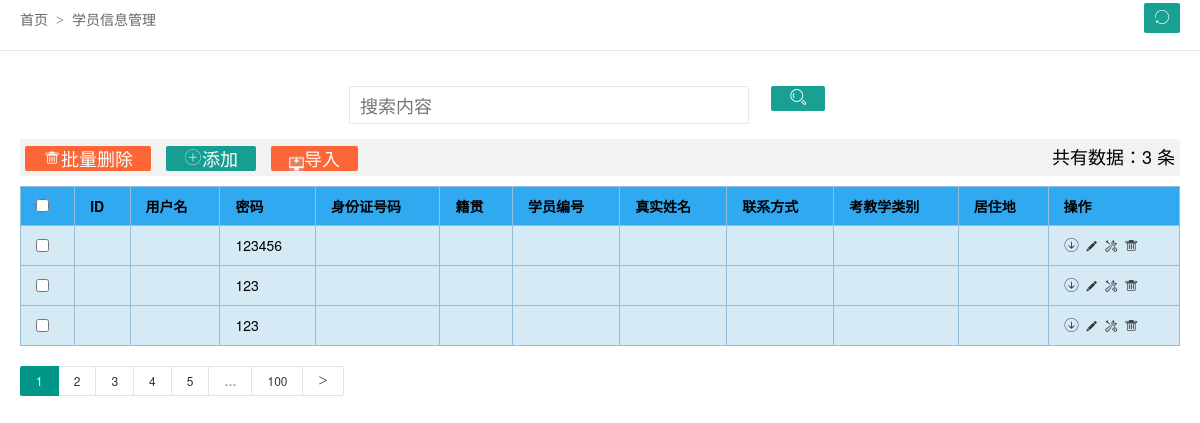
Page /lll/Project/new/User_management.php on the committed database.
### tables this page shows
CREATE TABLE `user` (
  `id` int(11) NOT NULL AUTO_INCREMENT,
  `name` varchar(255) NOT NULL,
  `password` varchar(255) NOT NULL,
  PRIMARY KEY (`id`)
);

### lll/Project/new/User_management.php (the view, shortened to what this page needs)
<?php
$mysqli  = new mysqli("localhost","root","sise","test")  ;
$char="utf8";
mysqli_set_charset($mysqli,$char);
$result = $mysqli->query("select * from  user");
?>
<html>
    <head>
        <link rel="stylesheet" href="./css/x-admin.css" media="all">
    </head>
    <body>
        <div class="x-nav">
            <span class="layui-breadcrumb">
              <a><cite>首页</cite></a>
              <a><cite>学员信息管理</cite></a>
            </span>
            <a class="layui-btn layui-btn-small" style="line-height:1.6em;margin-top:3px;float:right"  href="javascript:location.replace(location.href);" title="刷新"><i class="layui-icon" style="line-height:30px">ဂ</i></a>
        </div>
        <div class="x-body">
          <form class="layui-form x-center" action="" style="width:500px">
                <div class="layui-form-pane" style="margin-top: 15px;">
                  <div class="layui-form-item">
                    <div class="layui-input-inline" style="width:400px">
                      <input type="text" name="username"  placeholder="搜索内容" autocomplete="off" class="layui-input">
                    </div>
                    <div class="layui-input-inline" style="width:80px">
                        <button class="layui-btn"  lay-submit="" lay-filter="sreach"><i class="layui-icon">&#xe615;</i></button>
                    </div>
                  </div>
                </div>
            </form>
            <xblock>
            <button class="layui-btn layui-btn-danger" onclick="delAll()"><i class="layui-icon">&#xe640;</i>批量删除</button>
            <button class="layui-btn" onclick="user_management_add('添加用户','user_management_add.html','600','500')"><i class="layui-icon">&#xe608;</i>添加</button>
            <button class="layui-btn layui-btn-danger"><i class="layui-icon"><img src="images/daoru.png" width="15" height="15"></i>导入</button>
            <span class="x-right" style="line-height:25px">共有数据：<?= $mysqli->affected_rows ?> 条</span></xblock>
            <table class="layui-table">
                <thead>
                    <tr>
                        <th>
                            <input type="checkbox" name="" value="">
                        </th>
                        <th>
                            ID
                        </th>
                        <th>
                            用户名
                        </th>
                        <th>
                            密码</th>
                        <th>
                            身份证号码</th>
                        <th>
                            籍贯
                        </th>
                        <th>
                            学员编号</th>
                        <th>
                            真实姓名
                        </th>
                        <th>
                            联系方式
                        </th>
                        <th>
                            考教学类别
                        </th>
                        <th>
                            居住地
                        </th>
                        <th>
                            操作
                        </th>
                    </tr>
                </thead>
                <tbody>
                <?PHP
                while($row=$result->fetch_array())
                {
                ?>
                    <tr>
                        <td>
                            <input type="checkbox" value="1" name="">
                        </td>
                        <td>
                        </td>
                        <td><?php echo $row["username"] ?></td>
                        <td >
                            <?php echo $row["password"] ?></td>
                        <td >
                            <?php echo $row["Pid"] ?></td>
                        <td >
                            <?php echo $row["Origo"] ?></td>
                        <td>
                        </td>
                        <td>
                        </td>
                        <td>
                        </td>
                        <td>
                        </td>
                        <td>
                        </td>
                        <td class="td-manage">
                            <a style="text-decoration:none" onclick="member_stop(this,' <?php echo $row["uid"] ?>')" href="javascript:;" title="停用">
                                <i class="layui-icon">&#xe601;</i>
                            </a>
                            <a title="信息修改" href="javascript:;" onclick="user_management_edit('用户信息修改','user_management_edit.php','4','','510')"
                            class="ml-5" style="text-decoration:none">
                                <i class="layui-icon">&#xe642;</i>
                            </a>
                            <a style="text-decoration:none"   onclick="user_management_password('名字：<?php echo $row["Sname"] ?>','user_management_password.php', <?php echo $row["uid"] ?>,'600','400')"
                            href="javascript:;"title="修改密码" >
                                <i class="layui-icon">&#xe631;</i>
                            </a>
                            <a title="删除" href="javascript:;" onclick="member_del(this,' <?php echo $row["uid"] ?>')"
                            style="text-decoration:none">
                                <i class="layui-icon">&#xe640;</i>
                            </a>
                        </td>
                    </tr>
                   <?php
                }
                ?>
                </tbody>
            </table>
            <div id="page"></div>
        </div>
        <br /><br /><br />
    </body>
</html>

### lll/Project/new/css/x-admin.css (style rules this page uses)
.x-body { padding: 20px; }
.x-nav { padding: 0 20px; position: relative; z-index: 99; border-bottom: 1px solid #e5e5e5; line-height: 50px; height: 50px; overflow: hidden; }
.x-center { text-align: center; margin: 0 auto; }
xblock { display: block; margin-bottom: 10px; padding: 5px; line-height: 22px; border-radius: 0 2px 2px 0; background-color: #f2f2f2; }
.x-right { float: right; }

### rows in the picture
user: password "123456"
user: password "123"
user: password "123"

### other values in the picture
$mysqli->affected_rows "3"
